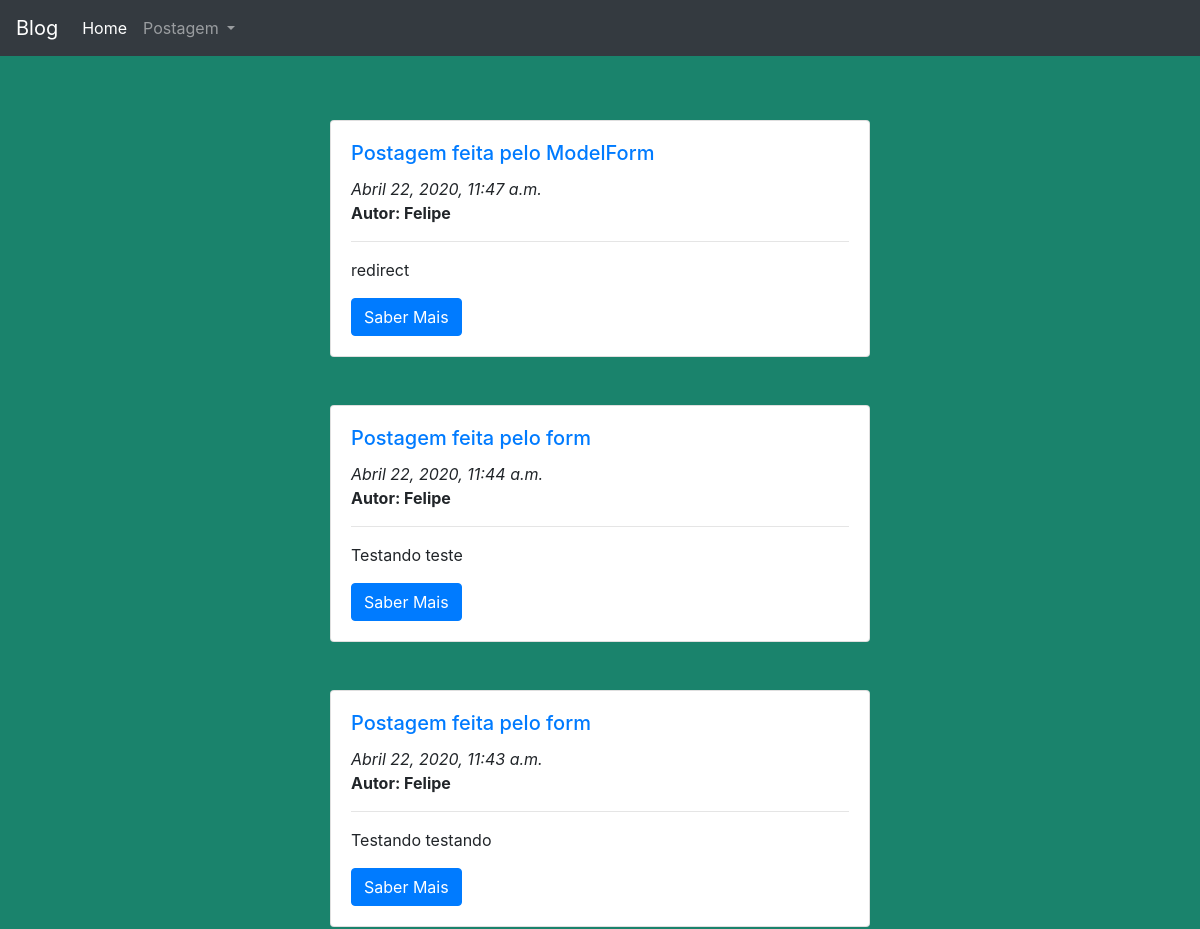
Before: / (upper part) with the older database file.
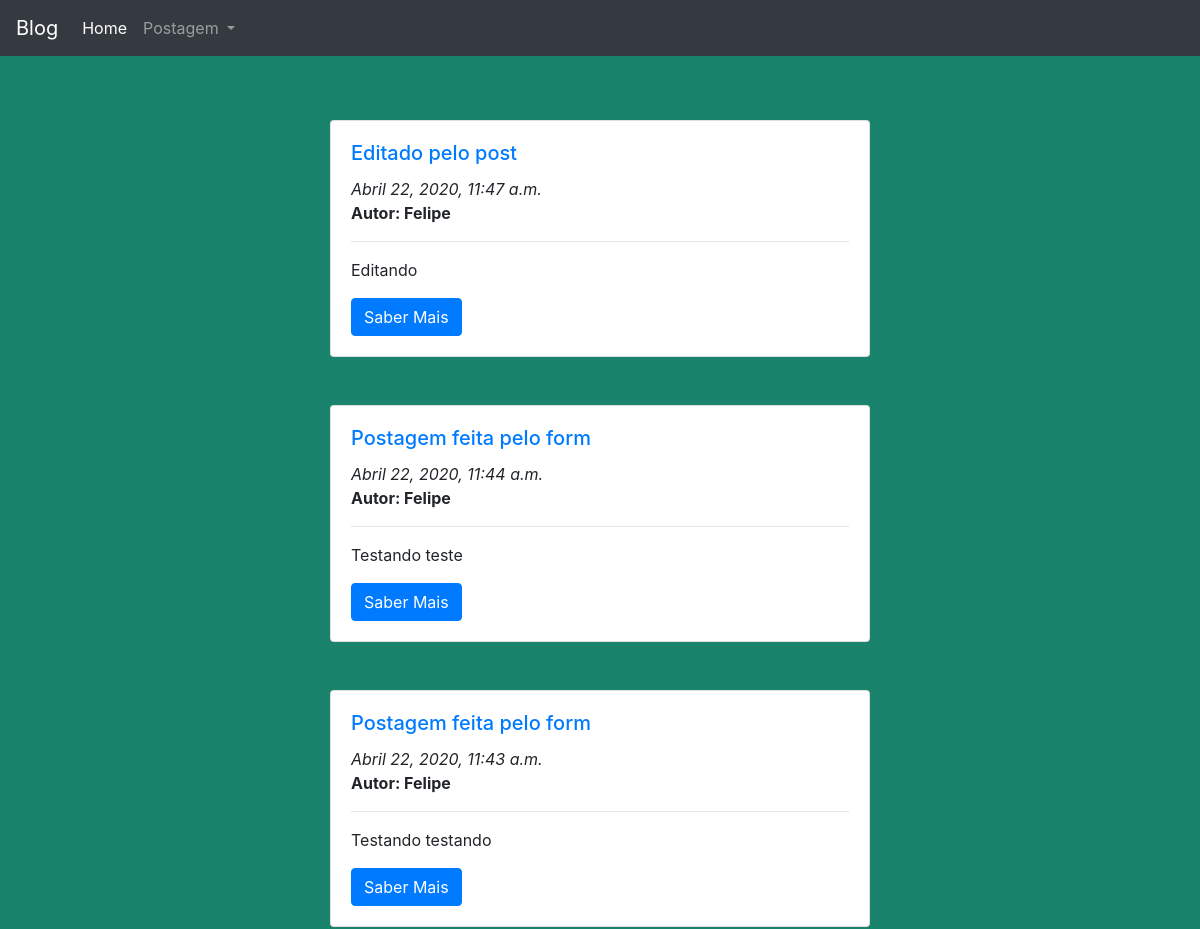
After: the same page with the newer database file.
### blog/models.py (models this page shows, shortened)
class Postagem(models.Model):
    titulo = models.CharField(max_length=200)
    texto = models.TextField()
    autor = models.ForeignKey(settings.AUTH_USER_MODEL, on_delete=models.CASCADE)
    data_criacao = models.DateTimeField(default=timezone.now)
    data_publicacao = models.DateTimeField(blank=True, null=True)

### blog/views.py (the view)
# urls.py: path('', views.home, name="home"),
def home(request):
    postagens = Postagem.objects.all().order_by("-data_criacao")
    return render(request, 'home.html', {'postagens': postagens})

### blog/templates/home.html
{% extends 'base.html' %}
{% block content %}
<div class='container shadow'>
    <div class='row'>
        <div class='col-3'></div>
        <div class='col-12 col-md-6 mt-3'>
            {% for postagem in postagens %}
            <div class="card mt-5 shadow rounded">
                <div class='card-body'>
                    <h5 class="card-title"><a href="{% url 'edicao_postagem' pk=postagem.pk %}">{{ postagem.titulo }}</a></h5>
                    <i>{{postagem.data_criacao}}</i>
                    <br>
                    <b>Autor: {{postagem.autor.username}}</b>
                    <hr>
                    <p class="card-text mt-2">{{postagem.texto}}</p>
                    <a href="{% url 'detalhe_post' pk=postagem.pk %}" class="btn btn-primary">Saber Mais</a>
                </div>
            </div>
            {% endfor %}
        </div>
        <div class='col-3'></div>
    </div>
</div>
{% endblock %}

Changed rows visible on the page:
changed Postagem: titulo "Postagem feita pelo ModelForm" → "Editado pelo post"; texto "redirect" → "Editando"
